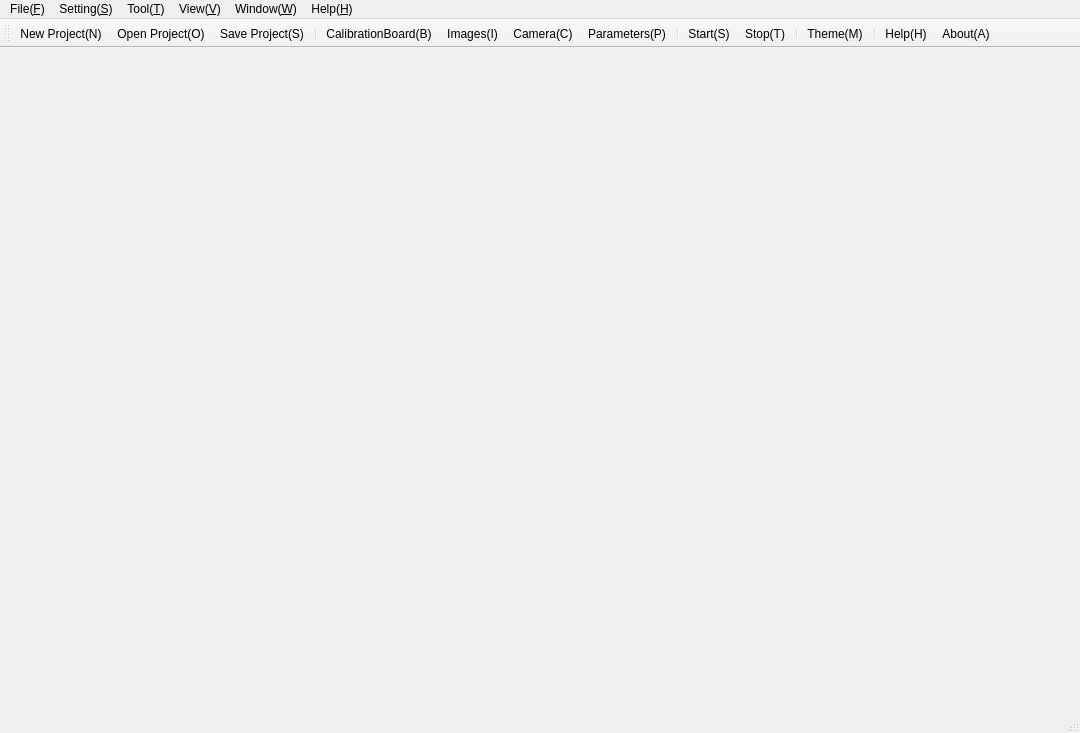
<?xml version="1.0" encoding="UTF-8"?>
<ui version="4.0">
 <class>MainWindow</class>
 <widget class="QMainWindow" name="MainWindow">
  <property name="geometry">
   <rect>
    <x>0</x>
    <y>0</y>
    <width>1080</width>
    <height>733</height>
   </rect>
  </property>
  <property name="windowTitle">
   <string>MainWindow</string>
  </property>
  <widget class="QWidget" name="centralwidget">
   <layout class="QHBoxLayout" name="horizontalLayout"/>
  </widget>
  <widget class="QMenuBar" name="menubar">
   <property name="geometry">
    <rect>
     <x>0</x>
     <y>0</y>
     <width>1080</width>
     <height>21</height>
    </rect>
   </property>
   <widget class="QMenu" name="menuFile">
    <property name="title">
     <string>File(&amp;F)</string>
    </property>
    <addaction name="actionNewProject"/>
    <addaction name="actionOpenProject"/>
    <addaction name="actionSaveProject"/>
   </widget>
   <widget class="QMenu" name="menuWork_W">
    <property name="title">
     <string>Setting(&amp;S)</string>
    </property>
    <addaction name="actionCalibrationBoard"/>
    <addaction name="actionImages"/>
    <addaction name="actionCamera"/>
    <addaction name="actionParameters"/>
    <addaction name="actionStart"/>
    <addaction name="actionStop"/>
    <addaction name="actionTheme"/>
   </widget>
   <widget class="QMenu" name="menuTool_T">
    <property name="title">
     <string>Tool(&amp;T)</string>
    </property>
   </widget>
   <widget class="QMenu" name="menuView_V">
    <property name="title">
     <string>View(&amp;V)</string>
    </property>
    <widget class="QMenu" name="menuDocks_D">
     <property name="title">
      <string>Docks(&amp;D)</string>
     </property>
     <addaction name="actionViewImage"/>
     <addaction name="actionViewOutput"/>
     <addaction name="actionViewRepErrImage"/>
     <addaction name="actionViewRepErrPoint"/>
     <addaction name="actionViewCamera"/>
    </widget>
    <addaction name="menuDocks_D"/>
   </widget>
   <widget class="QMenu" name="menuWindow_W">
    <property name="title">
     <string>Window(&amp;W)</string>
    </property>
   </widget>
   <widget class="QMenu" name="menuHelp_H">
    <property name="title">
     <string>Help(&amp;H)</string>
    </property>
    <addaction name="actionHelp"/>
    <addaction name="actionAbout"/>
   </widget>
   <addaction name="menuFile"/>
   <addaction name="menuWork_W"/>
   <addaction name="menuTool_T"/>
   <addaction name="menuView_V"/>
   <addaction name="menuWindow_W"/>
   <addaction name="menuHelp_H"/>
  </widget>
  <widget class="QStatusBar" name="statusbar"/>
  <widget class="QToolBar" name="toolBar">
   <property name="windowTitle">
    <string>toolBar</string>
   </property>
   <attribute name="toolBarArea">
    <enum>TopToolBarArea</enum>
   </attribute>
   <attribute name="toolBarBreak">
    <bool>false</bool>
   </attribute>
   <addaction name="actionNewProject"/>
   <addaction name="actionOpenProject"/>
   <addaction name="actionSaveProject"/>
   <addaction name="separator"/>
   <addaction name="actionCalibrationBoard"/>
   <addaction name="actionImages"/>
   <addaction name="actionCamera"/>
   <addaction name="actionParameters"/>
   <addaction name="separator"/>
   <addaction name="actionStart"/>
   <addaction name="actionStop"/>
   <addaction name="separator"/>
   <addaction name="actionTheme"/>
   <addaction name="separator"/>
   <addaction name="actionHelp"/>
   <addaction name="actionAbout"/>
  </widget>
  <action name="actionNewProject">
   <property name="icon">
    <iconset resource="pic.qrc">
     <normaloff>:/pic/new.png</normaloff>:/pic/new.png</iconset>
   </property>
   <property name="text">
    <string>New Project(&amp;N)</string>
   </property>
  </action>
  <action name="actionOpenProject">
   <property name="icon">
    <iconset resource="pic.qrc">
     <normaloff>:/pic/open.png</normaloff>:/pic/open.png</iconset>
   </property>
   <property name="text">
    <string>Open Project(&amp;O)</string>
   </property>
  </action>
  <action name="actionSaveProject">
   <property name="icon">
    <iconset resource="pic.qrc">
     <normaloff>:/pic/save.png</normaloff>:/pic/save.png</iconset>
   </property>
   <property name="text">
    <string>Save Project(&amp;S)</string>
   </property>
  </action>
  <action name="actionCalibrationBoard">
   <property name="icon">
    <iconset resource="pic.qrc">
     <normaloff>:/pic/CameraCalibration.png</normaloff>:/pic/CameraCalibration.png</iconset>
   </property>
   <property name="text">
    <string>CalibrationBoard(&amp;B)</string>
   </property>
   <property name="toolTip">
    <string>Set Calibration Board Parameters</string>
   </property>
  </action>
  <action name="actionImages">
   <property name="icon">
    <iconset resource="pic.qrc">
     <normaloff>:/pic/Pictures.png</normaloff>:/pic/Pictures.png</iconset>
   </property>
   <property name="text">
    <string>Images(&amp;I)</string>
   </property>
   <property name="toolTip">
    <string>Add images from folder for calibration</string>
   </property>
  </action>
  <action name="actionCamera">
   <property name="icon">
    <iconset resource="pic.qrc">
     <normaloff>:/pic/Camera.png</normaloff>:/pic/Camera.png</iconset>
   </property>
   <property name="text">
    <string>Camera(&amp;C)</string>
   </property>
   <property name="toolTip">
    <string>Add images direct from camera for calibration</string>
   </property>
  </action>
  <action name="actionParameters">
   <property name="icon">
    <iconset resource="pic.qrc">
     <normaloff>:/pic/parameters.png</normaloff>:/pic/parameters.png</iconset>
   </property>
   <property name="text">
    <string>Parameters(&amp;P)</string>
   </property>
   <property name="toolTip">
    <string>Set parameters for calibration</string>
   </property>
  </action>
  <action name="actionStart">
   <property name="icon">
    <iconset resource="pic.qrc">
     <normaloff>:/pic/Start.png</normaloff>:/pic/Start.png</iconset>
   </property>
   <property name="text">
    <string>Start(&amp;S)</string>
   </property>
   <property name="toolTip">
    <string>Start Calibration</string>
   </property>
  </action>
  <action name="actionStop">
   <property name="icon">
    <iconset resource="pic.qrc">
     <normaloff>:/pic/Stop.png</normaloff>:/pic/Stop.png</iconset>
   </property>
   <property name="text">
    <string>Stop(&amp;T)</string>
   </property>
   <property name="toolTip">
    <string>Stop Calibration</string>
   </property>
  </action>
  <action name="actionHelp">
   <property name="icon">
    <iconset resource="pic.qrc">
     <normaloff>:/pic/Help.png</normaloff>:/pic/Help.png</iconset>
   </property>
   <property name="text">
    <string>Help(&amp;H)</string>
   </property>
   <property name="toolTip">
    <string>Help for how to use</string>
   </property>
  </action>
  <action name="actionAbout">
   <property name="icon">
    <iconset resource="pic.qrc">
     <normaloff>:/pic/about.png</normaloff>:/pic/about.png</iconset>
   </property>
   <property name="text">
    <string>About(&amp;A)</string>
   </property>
   <property name="toolTip">
    <string>About this program</string>
   </property>
  </action>
  <action name="actionViewImage">
   <property name="checkable">
    <bool>true</bool>
   </property>
   <property name="text">
    <string>Image(&amp;I)</string>
   </property>
  </action>
  <action name="actionViewOutput">
   <property name="checkable">
    <bool>true</bool>
   </property>
   <property name="text">
    <string>Output(&amp;O)</string>
   </property>
  </action>
  <action name="actionViewRepErrImage">
   <property name="checkable">
    <bool>true</bool>
   </property>
   <property name="text">
    <string>RepErrImage(&amp;G)</string>
   </property>
  </action>
  <action name="actionViewRepErrPoint">
   <property name="checkable">
    <bool>true</bool>
   </property>
   <property name="text">
    <string>RepErrPoint(&amp;P)</string>
   </property>
  </action>
  <action name="actionViewCamera">
   <property name="checkable">
    <bool>true</bool>
   </property>
   <property name="text">
    <string>Camera(&amp;C)</string>
   </property>
  </action>
  <action name="actionTheme">
   <property name="icon">
    <iconset resource="pic.qrc">
     <normaloff>:/pic/color_wheel.png</normaloff>:/pic/color_wheel.png</iconset>
   </property>
   <property name="text">
    <string>Theme(&amp;M)</string>
   </property>
   <property name="toolTip">
    <string>Theme for display</string>
   </property>
  </action>
 </widget>
 <resources>
  <include location="pic.qrc"/>
 </resources>
 <connections/>
</ui>
